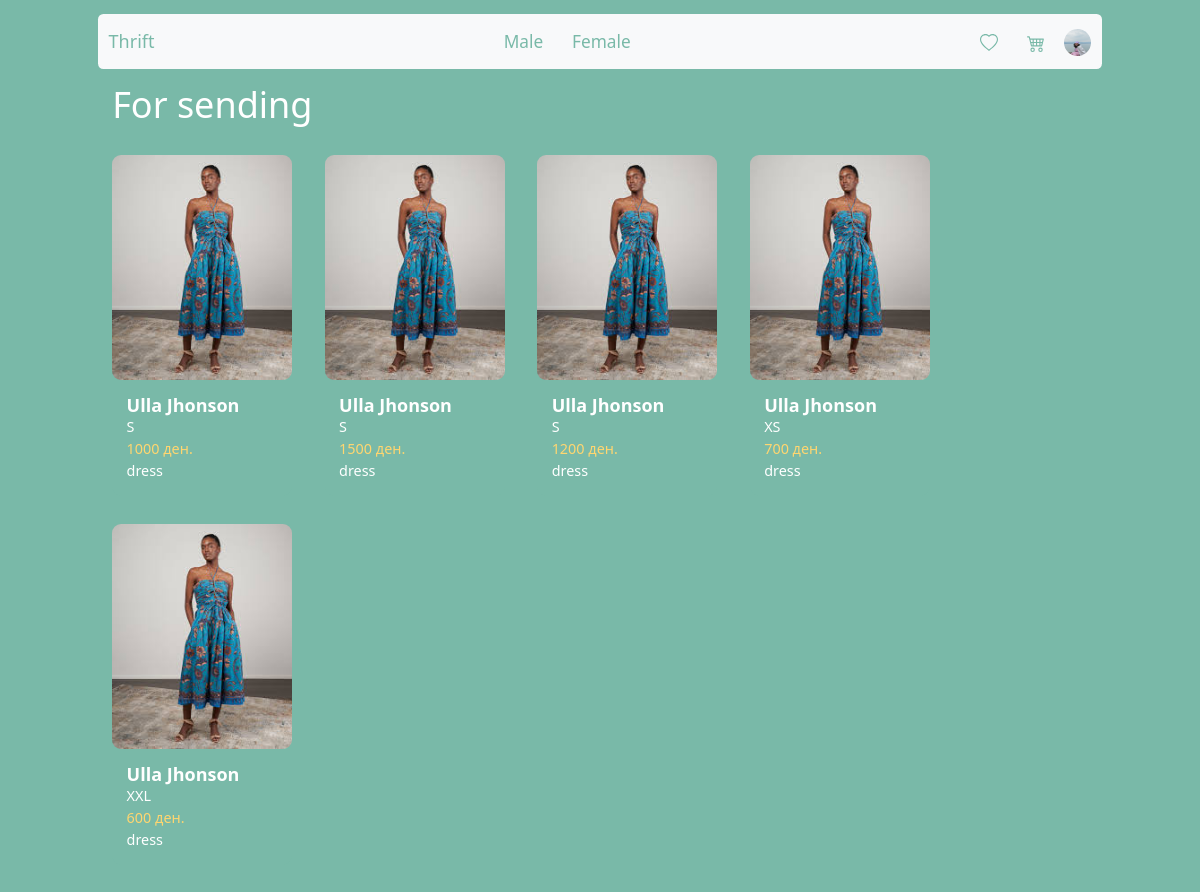
The page /for_sending (signed in) on the database as committed earlier.
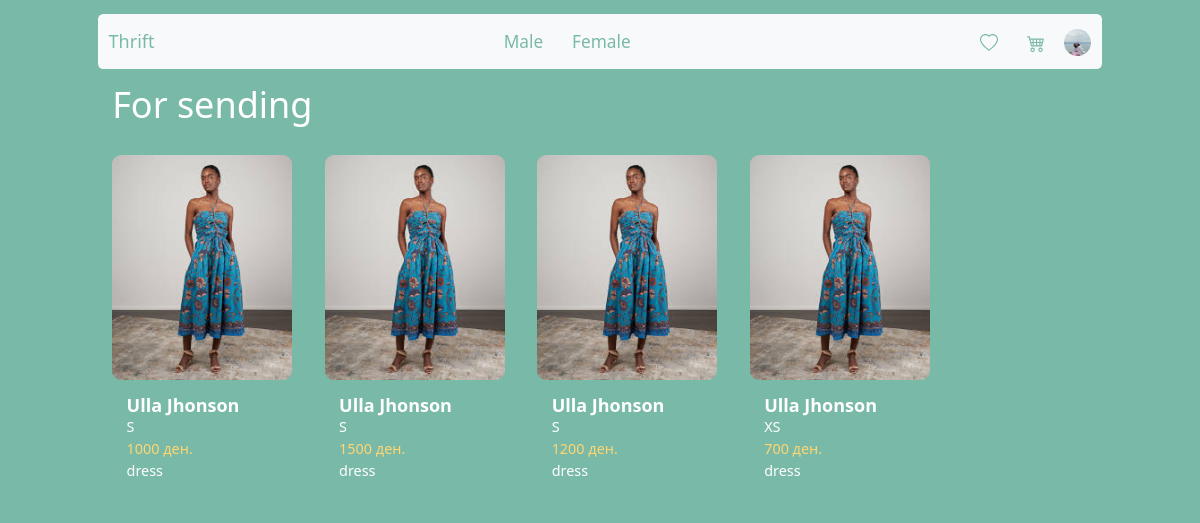
The same page on the database as committed later.
### Thrift/models.py (models this page shows, shortened)
class Product(models.Model):
    user = models.ForeignKey(CustomUser, on_delete=models.CASCADE)
    price = models.PositiveIntegerField()
    conditionValues=[
        ('Лоша', 'Bad'),
        ('Средна', 'Average'),
        ('Добра', 'Good'),
        ('Одлична', 'Great')
    ]
    sizeValues=[
        ('XXS', 'Extra Extra Small'),
        ('XS', 'Extra Small'),
        ('S', 'Small'),
        ('M', 'Medium'),
        ('L', 'Large'),
        ('XL', 'Extra Large'),
        ('XXL', 'Extra Extra Large')
    ]
    condition = models.CharField(max_length=255,choices=conditionValues)
    size = models.CharField(max_length=255,choices=sizeValues)
    description = models.CharField(max_length=255)
    shop = models.CharField(max_length=255)
    typeClothes = [
        ('Фустан', 'Dress'),
        ('Панталони', 'Pants'),
        ('Блуза', 'Shirt'),
        ('Џемпер', 'Jumpers'),
        ('Јакна', 'Coat'),
        ('Фармерки', 'Jeans'),
        ('Аксесоари', 'Accessories'),
        ('Суќна', 'Skirt')
    ]
    type = models.CharField(max_length=255,choices=typeClothes)
    colors = models.ManyToManyField(Color, null=True, blank=True)
    genders=[
        ('M','Male'),
        ('F','Female')
    ]
    gender = models.CharField(max_length=255,choices=genders)
    sold = models.BooleanField(null=True,blank=True)
    sent = models.BooleanField(null=True,blank=True)
    date_sent=models.DateTimeField(auto_now=True)
    accepted = models.BooleanField(null=True,blank=True)
    date_accepted = models.DateTimeField(auto_now=True)

class ImageProd(models.Model):
    image=models.ImageField()
    product=models.ForeignKey(Product,on_delete=models.CASCADE,related_name='images')

### Thrift/views.py (the view)
# urls.py: path("for_sending", for_sending, name="for_sending"),
@login_required()
def for_sending(request):
    orders = Order.objects.filter(user=request.user).all()
    products=[]
    for o in orders:
        if o.product.sold and not o.product.sent:
            products.append(o.product)
    context={'products':products}
    return render(request, 'for_sending.html',context)

### templates/for_sending.html
{% extends "base_generic.html" %}
{% block content %}
    <h1 class="m-3">For sending</h1>
<div class="card-deck">
            {% for product in products %}
                <a href="{% url 'product-details' product.id %}" style="text-decoration: none;color: inherit;">
                    <div class="card m-3"
                         style="flex-direction: column;display: inline-block;height:fit-content;border-width: 0px">
                        <img style="width: 200px;height: 250px" src="{{ product.images.first.image.url }}" class="card-img-top rounded-img" alt="Item 1">
                        <div class="card-body">
                            <h5 class="card-title m-0">{{ product.shop }}</h5>
                            <p class="card-text m-0">{{ product.size }}</p>
                            <p class="card-text card-price m-0">{{ product.price }} ден.</p>
                            <p class="card-text m-0">{{ product.description }}</p>
                        </div>
                    </div>
                </a>
            {% endfor %}
        </div>
{% endblock %}

Rows that differ between the two databases and show on the page:
no longer on this page (row edited): Product: images.first.image (picture), shop "Ulla Jhonson", size "XXL", price "600", description "dress"
